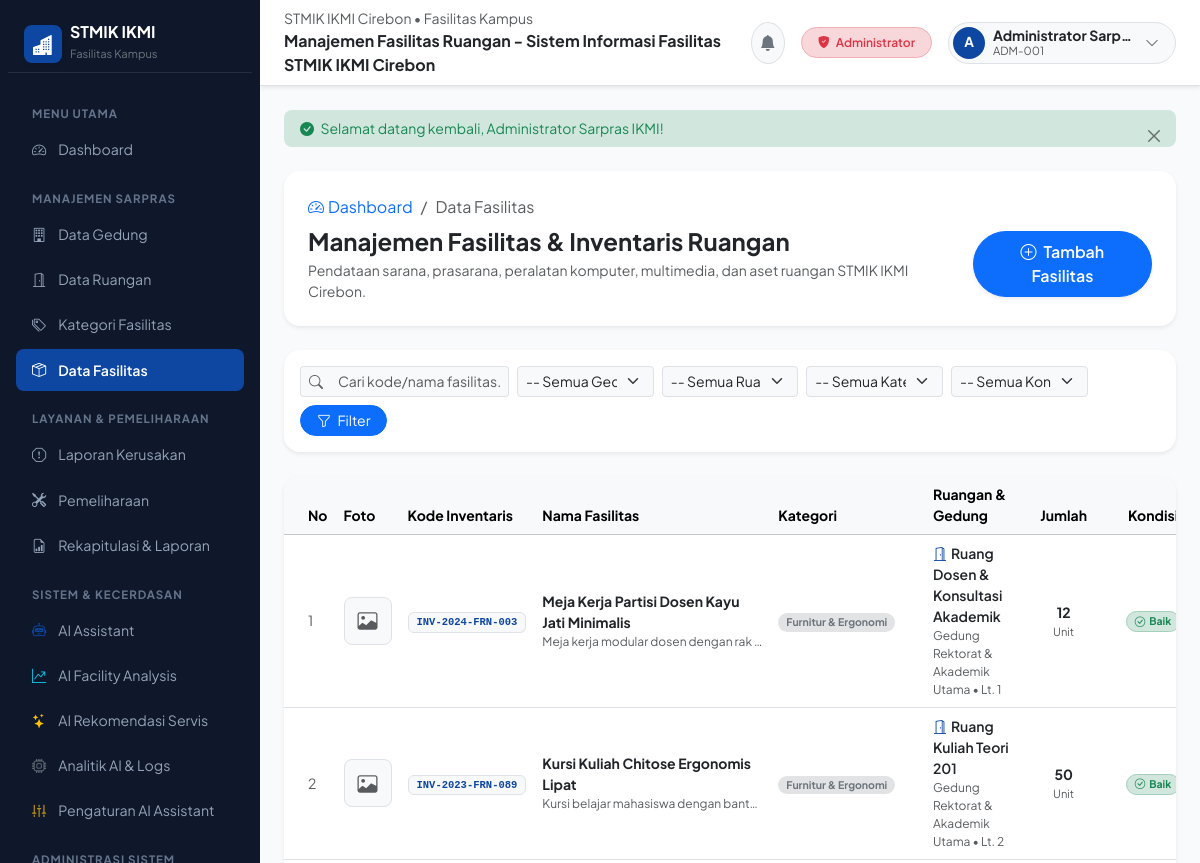
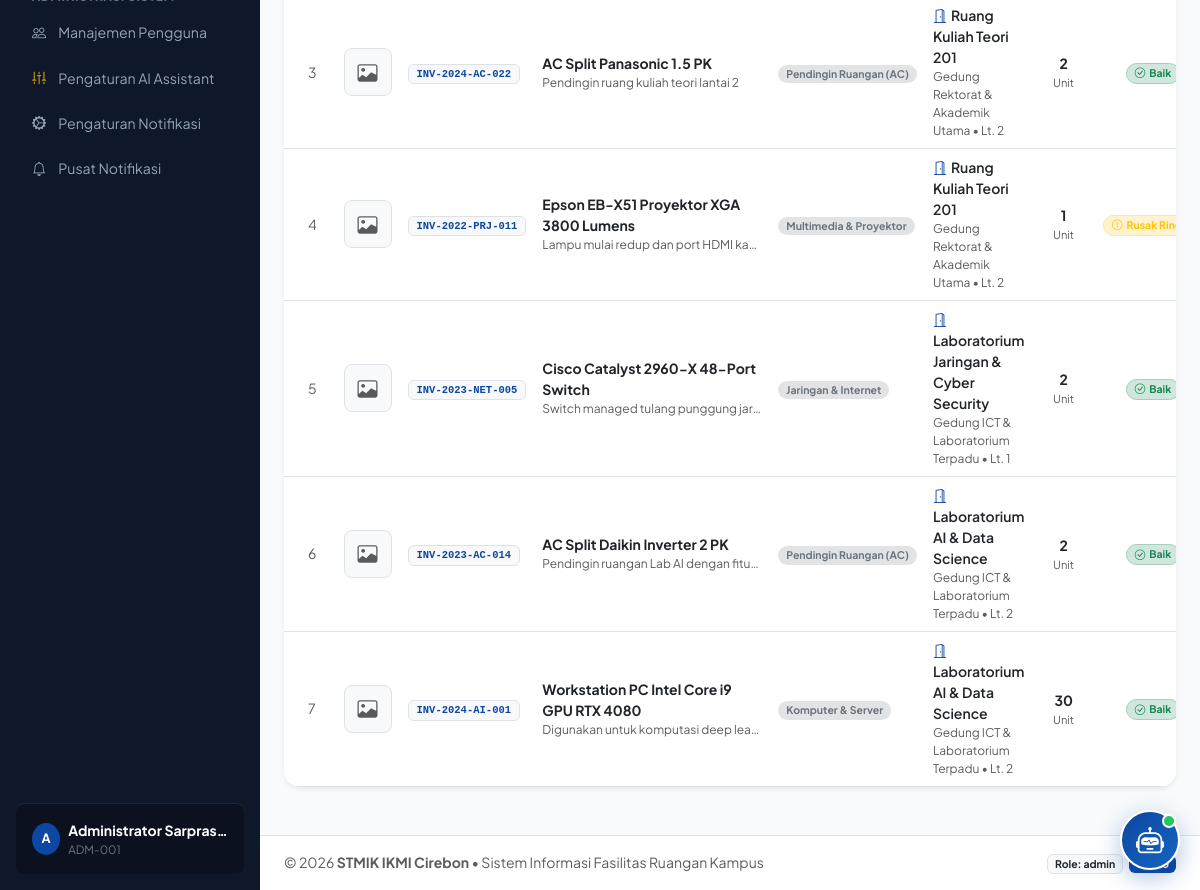
The app's page /public/fasilitas (signed in) with its own data (2 pictures, top to bottom).
### tables this page shows
CREATE TABLE `fasilitas` (
  `id` int unsigned NOT NULL AUTO_INCREMENT,
  `kode_inventaris` varchar(50) NOT NULL,
  `nama` varchar(150) NOT NULL,
  `kategori_id` int unsigned NOT NULL,
  `ruangan_id` int unsigned NOT NULL,
  `jumlah` int unsigned NOT NULL DEFAULT '1',
  `kondisi` enum('baik','rusak_ringan','rusak_berat','tidak_layak','hilang') NOT NULL DEFAULT 'baik',
  `tahun_pengadaan` year NOT NULL,
  `foto` varchar(255) DEFAULT NULL,
  `keterangan` text,
  `created_at` timestamp NOT NULL DEFAULT CURRENT_TIMESTAMP,
  `updated_at` timestamp NOT NULL DEFAULT CURRENT_TIMESTAMP ON UPDATE CURRENT_TIMESTAMP,
  PRIMARY KEY (`id`),
  UNIQUE KEY `uq_fasilitas_kode_inventaris` (`kode_inventaris`),
  KEY `idx_fasilitas_kategori_id` (`kategori_id`),
  KEY `idx_fasilitas_ruangan_id` (`ruangan_id`),
  KEY `idx_fasilitas_kondisi` (`kondisi`),
  KEY `idx_fasilitas_tahun_pengadaan` (`tahun_pengadaan`),
  CONSTRAINT `fk_fasilitas_kategori` FOREIGN KEY (`kategori_id`) REFERENCES `kategori_fasilitas` (`id`) ON DELETE RESTRICT ON UPDATE CASCADE,
  CONSTRAINT `fk_fasilitas_ruangan` FOREIGN KEY (`ruangan_id`) REFERENCES `ruangan` (`id`) ON DELETE RESTRICT ON UPDATE CASCADE
);

CREATE TABLE `kategori_fasilitas` (
  `id` int unsigned NOT NULL AUTO_INCREMENT,
  `kode_kategori` varchar(30) NOT NULL,
  `nama_kategori` varchar(100) NOT NULL,
  `deskripsi` text,
  `created_at` timestamp NOT NULL DEFAULT CURRENT_TIMESTAMP,
  `updated_at` timestamp NOT NULL DEFAULT CURRENT_TIMESTAMP ON UPDATE CURRENT_TIMESTAMP,
  PRIMARY KEY (`id`),
  UNIQUE KEY `uq_kategori_kode_kategori` (`kode_kategori`)
);

CREATE TABLE `ruangan` (
  `id` int unsigned NOT NULL AUTO_INCREMENT,
  `gedung_id` int unsigned NOT NULL,
  `kode_ruangan` varchar(30) NOT NULL,
  `nama_ruangan` varchar(100) NOT NULL,
  `lantai` tinyint NOT NULL DEFAULT '1',
  `jenis_ruangan` enum('Kelas','Laboratorium','Ruang Dosen','Ruang Administrasi','Ruang Rapat','Ruang Seminar','Lainnya') NOT NULL DEFAULT 'Kelas',
  `kapasitas` smallint unsigned NOT NULL DEFAULT '0',
  `status` enum('tersedia','digunakan','perbaikan','nonaktif') NOT NULL DEFAULT 'tersedia',
  `keterangan` text,
  `created_at` timestamp NOT NULL DEFAULT CURRENT_TIMESTAMP,
  `updated_at` timestamp NOT NULL DEFAULT CURRENT_TIMESTAMP ON UPDATE CURRENT_TIMESTAMP,
  PRIMARY KEY (`id`),
  UNIQUE KEY `uq_ruangan_kode_ruangan` (`kode_ruangan`),
  KEY `idx_ruangan_gedung_id` (`gedung_id`),
  KEY `idx_ruangan_jenis_ruangan` (`jenis_ruangan`),
  KEY `idx_ruangan_status` (`status`),
  CONSTRAINT `fk_ruangan_gedung` FOREIGN KEY (`gedung_id`) REFERENCES `gedung` (`id`) ON DELETE RESTRICT ON UPDATE CASCADE
);

CREATE TABLE `gedung` (
  `id` int unsigned NOT NULL AUTO_INCREMENT,
  `kode_gedung` varchar(20) NOT NULL,
  `nama_gedung` varchar(100) NOT NULL,
  `lokasi` varchar(255) DEFAULT NULL,
  `jumlah_lantai` tinyint unsigned NOT NULL DEFAULT '1',
  `deskripsi` text,
  `keterangan` text,
  `status` enum('aktif','renovasi','nonaktif') NOT NULL DEFAULT 'aktif',
  `created_at` timestamp NOT NULL DEFAULT CURRENT_TIMESTAMP,
  `updated_at` timestamp NOT NULL DEFAULT CURRENT_TIMESTAMP ON UPDATE CURRENT_TIMESTAMP,
  PRIMARY KEY (`id`),
  UNIQUE KEY `uq_gedung_kode_gedung` (`kode_gedung`),
  KEY `idx_gedung_status` (`status`)
);

### app/views/fasilitas/index.php (the view, shortened to what the rows shown need)
<div class="container-fluid p-0">
    <div class="card border-0 shadow-sm rounded-4 bg-white overflow-hidden mb-4">
        <div class="card-body p-0">
            <div class="table-responsive">
                <table class="table table-hover align-middle mb-0 small">
                    <thead class="table-light text-secondary">
                        <tr>
                            <th class="ps-4" style="width: 50px;">No</th>
                            <th style="width: 80px;">Foto</th>
                            <th style="width: 140px;">Kode Inventaris</th>
                            <th>Nama Fasilitas</th>
                            <th>Kategori</th>
                            <th>Ruangan & Gedung</th>
                            <th class="text-center" style="width: 90px;">Jumlah</th>
                            <th class="text-center" style="width: 120px;">Kondisi</th>
                        </tr>
                    </thead>
                    <tbody>
                        <?php if (empty($fasilitas_list)): ?>
                        <tr>
                            <td colspan="10" class="text-center py-5 text-muted">
                                <div class="py-4">
                                    <i class="bi bi-box-seam fs-1 d-block mb-2 text-secondary opacity-50"></i>
                                    <span class="fw-semibold">Tidak ada data fasilitas yang ditemukan.</span>
                                    <?php if (!empty($search) || !empty($gedung_id) || !empty($ruangan_id) || !empty($kategori_id) || !empty($kondisi)): ?>
                                        <div class="mt-2">
                                            <a href="<?= base_url('fasilitas') ?>" class="btn btn-sm btn-outline-primary rounded-pill">Reset Filter</a>
                                        </div>
                                    <?php endif; ?>
                                </div>
                            </td>
                        </tr>
                        <?php else: ?>
                            <?php
                            $startNumber = (($page - 1) * $per_page) + 1;
                            foreach ($fasilitas_list as $index => $f):
                            ?>
                            <tr>
                                <td class="ps-4 text-muted"><?= $startNumber + $index ?></td>
                                <td>
                                    <?php
                                    $fotoPath = (defined('UPLOAD_PATH') ? UPLOAD_PATH : (__DIR__ . '/../../../public/uploads')) . '/fasilitas/' . ($f['foto'] ?? '');
                                    if (!empty($f['foto']) && file_exists($fotoPath)):
                                    ?>
                                        <img src="<?= base_url('uploads/fasilitas/' . $f['foto']) ?>"
                                             alt="<?= htmlspecialchars($f['nama_fasilitas']) ?>"
                                             class="rounded-3 shadow-sm object-fit-cover"
                                             style="width: 48px; height: 48px;">
                                    <?php else: ?>
                                        <div class="bg-light text-secondary rounded-3 d-flex align-items-center justify-content-center border"
                                             style="width: 48px; height: 48px;">
                                            <i class="bi bi-image fs-5 text-muted"></i>
                                        </div>
                                    <?php endif; ?>
                                </td>
                                <td>
                                    <span class="badge bg-light text-primary border font-monospace px-2 py-1 rounded-2 fw-bold">
                                        <?= htmlspecialchars($f['kode_inventaris']) ?>
                                    </span>
                                </td>
                                <td>
                                    <a href="<?= base_url('fasilitas/detail/' . $f['id']) ?>" class="fw-bold text-dark text-decoration-none hover-primary">
                                        <?= htmlspecialchars($f['nama_fasilitas']) ?>
                                    </a>
                                    <?php if (!empty($f['keterangan'])): ?>
                                        <div class="text-muted small text-truncate" style="max-width: 220px; font-size: 0.75rem;">
                                            <?= htmlspecialchars($f['keterangan']) ?>
                                        </div>
                                    <?php endif; ?>
                                </td>
                                <td>
                                    <span class="badge bg-secondary-subtle text-secondary rounded-pill px-2 py-1">
                                        <?= htmlspecialchars($f['nama_kategori']) ?>
                                    </span>
                                </td>
                                <td>
                                    <div class="fw-semibold text-dark">
                                        <i class="bi bi-door-open me-1 text-primary"></i><?= htmlspecialchars($f['nama_ruangan']) ?>
                                    </div>
                                    <div class="text-muted small" style="font-size: 0.75rem;">
                                        <?= htmlspecialchars($f['nama_gedung']) ?> &bull; Lt. <?= $f['lantai'] ?>
                                    </div>
                                </td>
                                <td class="text-center">
                                    <span class="fw-bold text-dark"><?= $f['jumlah'] ?></span>
                                    <small class="text-muted d-block" style="font-size: 0.7rem;">Unit</small>
                                </td>
                                <td class="text-center">
                                    <?php if ($f['kondisi'] === 'baik'): ?>
                                        <span class="badge bg-success-subtle text-success border border-success-subtle rounded-pill px-2 py-1">
                                            <i class="bi bi-check-circle me-1"></i>Baik
                                        </span>
                                    <?php elseif ($f['kondisi'] === 'rusak_ringan'): ?>
                                        <span class="badge bg-warning-subtle text-warning border border-warning-subtle rounded-pill px-2 py-1">
                                            <i class="bi bi-exclamation-circle me-1"></i>Rusak Ringan
                                        </span>
                                    <?php elseif ($f['kondisi'] === 'rusak_berat'): ?>
                                        <span class="badge bg-danger-subtle text-danger border border-danger-subtle rounded-pill px-2 py-1">
                                            <i class="bi bi-x-circle me-1"></i>Rusak Berat
                                        </span>
                                    <?php elseif ($f['kondisi'] === 'tidak_layak'): ?>
                                        <span class="badge bg-secondary-subtle text-secondary border border-secondary-subtle rounded-pill px-2 py-1">
                                            Tidak Layak
                                        </span>
                                    <?php else: ?>
                                        <span class="badge bg-dark-subtle text-dark border border-dark-subtle rounded-pill px-2 py-1">
                                            Hilang
                                        </span>
                                    <?php endif; ?>
                                </td>
                            </tr>
                            <?php endforeach; ?>
                        <?php endif; ?>
                    </tbody>
                </table>
            </div>
        </div>
    </div>
</div>

### records on screen
fasilitas: index "1", kode_inventaris "INV-2024-FRN-003", nama "Meja Kerja Partisi Dosen Kayu Jati Minimalis", keterangan "Meja kerja modular dosen dengan rak…", kategori.nama_kategori "Furnitur & Ergonomi", ruangan.nama_ruangan "Ruang Dosen & Konsultasi Akademik", gedung.nama_gedung "Gedung Rektorat & Akademik Utama", ruangan.lantai "1", jumlah "12", kondisi "baik" (drawn)
fasilitas: index "2", kode_inventaris "INV-2023-FRN-089", nama "Kursi Kuliah Chitose Ergonomis Lipat", keterangan "Kursi belajar mahasiswa dengan bant…", kategori.nama_kategori "Furnitur & Ergonomi", ruangan.nama_ruangan "Ruang Kuliah Teori 201", gedung.nama_gedung "Gedung Rektorat & Akademik Utama", ruangan.lantai "2", jumlah "50", kondisi "baik" (drawn)
fasilitas: index "3", kode_inventaris "INV-2024-AC-022", nama "AC Split Panasonic 1.5 PK", keterangan "Pendingin ruang kuliah teori lantai 2", kategori.nama_kategori "Pendingin Ruangan (AC)", ruangan.nama_ruangan "Ruang Kuliah Teori 201", gedung.nama_gedung "Gedung Rektorat & Akademik Utama", ruangan.lantai "2", jumlah "2", kondisi "baik" (drawn)
fasilitas: index "4", kode_inventaris "INV-2022-PRJ-011", nama "Epson EB-X51 Proyektor XGA 3800 Lumens", keterangan "Lampu mulai redup dan port HDMI ka…", kategori.nama_kategori "Multimedia & Proyektor", ruangan.nama_ruangan "Ruang Kuliah Teori 201", gedung.nama_gedung "Gedung Rektorat & Akademik Utama", ruangan.lantai "2", jumlah "1", kondisi "rusak_ringan" (drawn)
fasilitas: index "5", kode_inventaris "INV-2023-NET-005", nama "Cisco Catalyst 2960-X 48-Port Switch", keterangan "Switch managed tulang punggung jar…", kategori.nama_kategori "Jaringan & Internet", ruangan.nama_ruangan "Laboratorium Jaringan & Cyber Security", gedung.nama_gedung "Gedung ICT & Laboratorium Terpadu", ruangan.lantai "1", jumlah "2", kondisi "baik" (drawn)
fasilitas: index "6", kode_inventaris "INV-2023-AC-014", nama "AC Split Daikin Inverter 2 PK", keterangan "Pendingin ruangan Lab AI dengan fitu…", kategori.nama_kategori "Pendingin Ruangan (AC)", ruangan.nama_ruangan "Laboratorium AI & Data Science", gedung.nama_gedung "Gedung ICT & Laboratorium Terpadu", ruangan.lantai "2", jumlah "2", kondisi "baik" (drawn)
fasilitas: index "7", kode_inventaris "INV-2024-AI-001", nama "Workstation PC Intel Core i9 GPU RTX 4080", keterangan "Digunakan untuk komputasi deep lea…", kategori.nama_kategori "Komputer & Server", ruangan.nama_ruangan "Laboratorium AI & Data Science", gedung.nama_gedung "Gedung ICT & Laboratorium Terpadu", ruangan.lantai "2", jumlah "30", kondisi "baik" (drawn)

### other values on screen
substr(Auth::user()['nama_lengkap'] ?? 'U', 0, 1) "A"
Auth::user()['nama_lengkap'] "Administrator Sarpras…"
Auth::user()['nomor_induk'] "ADM-001"
$title "Manajemen Fasilitas Ruangan - Sistem Informasi Fasilitas STMIK IKMI Cirebon"
$roleLabel "Administrator"
substr($user['nama_lengkap'] ?? 'U', 0, 1) "A"
$user['nama_lengkap'] "Administrator Sarp…"
$user['nomor_induk'] "ADM-001"
$_SESSION['flash_success'] "Selamat datang kembali, Administrator Sarpras IKMI!"
Auth::role() "admin"
APP_VERSION "1.0.0"
